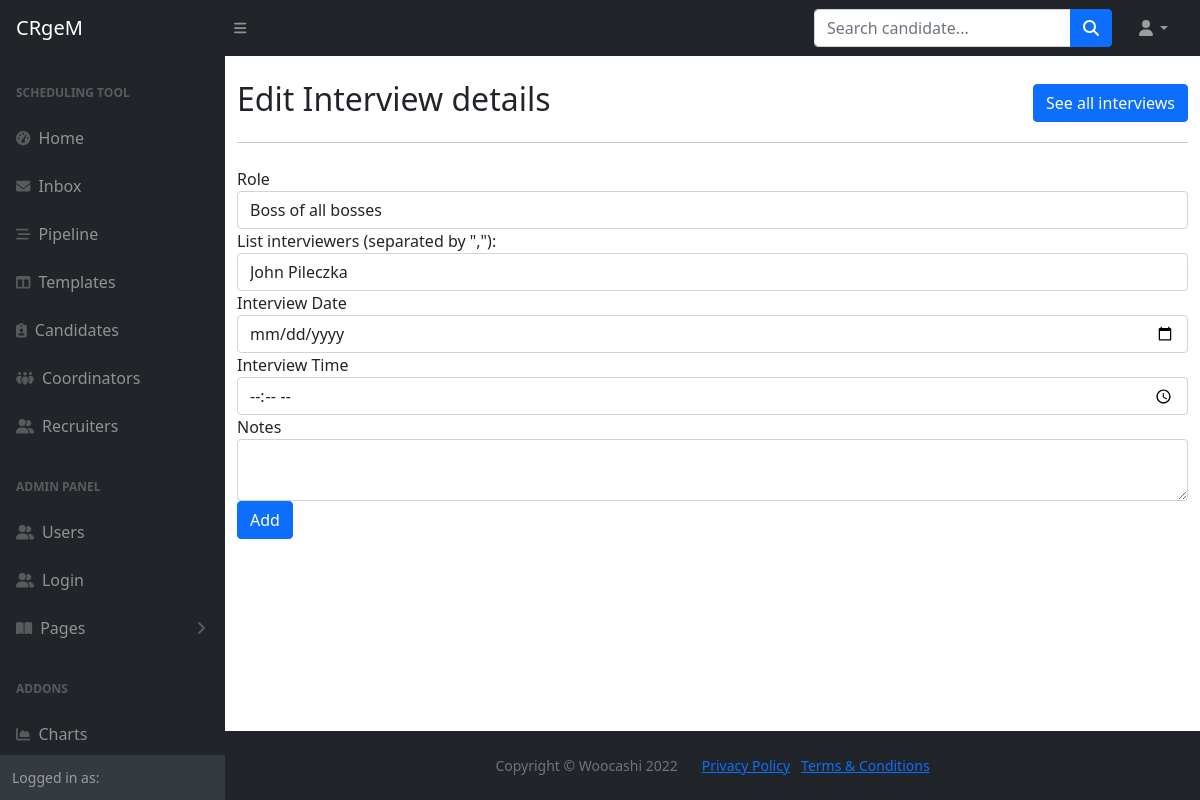
The page /pipeline/edit/6 on the database as committed earlier.
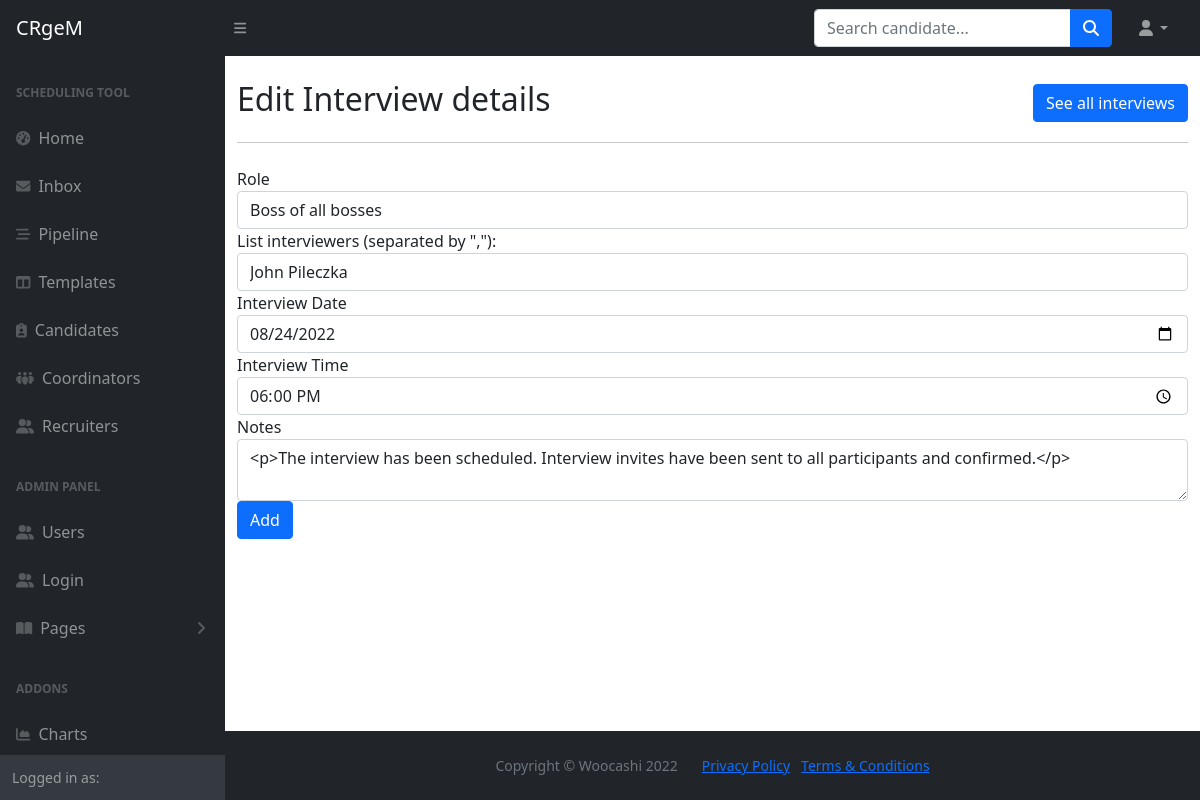
The same page on the database as committed later.
### main.py (models this page shows)
class Task(db.Model, Base):
    __tablename__="tasks"
    id = db.Column(db.Integer, primary_key=True)
    sender_id = Column(Integer, ForeignKey('users.id'), nullable=False)
    recipient_id = Column(Integer, ForeignKey('users.id'), nullable=False)
    delegate_id = Column(Integer, ForeignKey('users.id'), nullable=False)
    from_user = relationship("User", foreign_keys=[sender_id], back_populates="tasks_sent")
    to_user = relationship("User", foreign_keys=[recipient_id], back_populates="tasks_received")
    candidate_id = Column(Integer, ForeignKey('candidates.id'))
    candidate = relationship("Candidate", foreign_keys=[candidate_id], back_populates="tasks")
    interviewers = db.Column(db.String, nullable=False)
    role = db.Column(db.String, nullable=False)
    recruiter_notes = db.Column(db.Text, nullable=True)
    date_sent = db.Column(db.Date, nullable=False)
    date_received = db.Column(db.Date, nullable=True)
    date_completed = db.Column(db.Date, nullable=True)
    status = db.Column(db.String, nullable=False)
    is_archived = db.Column(db.Boolean, nullable=False)
    delegated_by = relationship("User", foreign_keys=[delegate_id], back_populates="tasks_delegated")
    interview_date = db.Column(db.Date, nullable=True)
    interview_time = db.Column(db.Time, nullable=True)
    scheduler_notes = db.Column(db.Text, nullable=True)
    completion_time = db.Column(db.DateTime, nullable=True)

### main.py (the view)
@app.route('/pipeline/edit/<int:task_id>', methods=['POST', 'GET'])
def pipeline_edit(task_id):
    task = Task.query.get(task_id)
    form = InterviewEditForm(
        role=task.role,
        interviewers=task.interviewers,
        interview_date=task.interview_date,
        interview_time=task.interview_time,
        scheduler_notes=task.scheduler_notes,
    )
    if form.validate_on_submit():
        for key in form.__dict__.keys():
            if key in task.__dict__.keys():
                setattr(task, key, form[key].data)
        db.session.commit()
        return redirect(url_for('pipeline'))
    return render_template('pipeline_edit.html', form=form, task_id=task_id, current_user=current_user, is_authenticated=current_user.is_authenticated)

### forms.py
class InterviewEditForm(FlaskForm):
    role = StringField('Role', validators=[DataRequired(message="Role is required")])
    interviewers = StringField('List interviewers (separated by ","):', validators=[DataRequired(message="interviewers are required")])
    interview_date = DateField('Interview Date')
    interview_time = TimeField('Interview Time')
    scheduler_notes = CKEditorField('Notes', validators=[DataRequired(message="By adding notes you make your and your colleagues' life easier!")])
    add = SubmitField('Add')

### templates/pipeline_edit.html (shortened to what this page needs)
{% import "bootstrap/wtf.html" as wtf %}
{% include "header.html" %}
	<main>
		<div class="container mt-4">
			<div class="row d-flex align-items-center">
				<div class="col-lg-6">
					<h2>Edit Interview details</h2>
				</div>
				<div class="col-lg-6 d-flex justify-content-end">
					<a class="btn btn-primary" href="{{url_for('pipeline')}}">See all interviews</a>
				</div>
			</div>
			<hr>
			<div class="mt-4">
				{{ wtf.quick_form(form, novalidate=True, button_map={"add": "primary"}) }}
			</div>
		</div>
	</main>
{% include 'footer.html' %}

Rows that differ between the two databases and show on the page:
changed Task "Boss of all bosses": interview_date (not shown) → "08/24/2022"; interview_time (not shown) → "18:00"; scheduler_notes (not shown) → "<p>The interview has been scheduled. Interview invites have been sent to all participants and confirmed.</p>"
